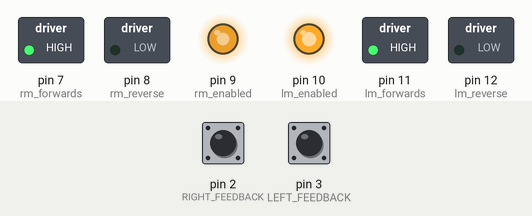
Bench run of a sketch on a simulated Arduino Uno, built with avr-gcc and run on an emulated ATmega328P. On the bench: switched loads named in the sketch (green lamp = pin HIGH), output pins drawn as LEDs (lit = HIGH). The inputs (shaded band) are chosen by the test bench; at power-on: pin 2 (RIGHT_FEEDBACK) LOW, pin 3 (LEFT_FEEDBACK) LOW.

Above: at 1.2 s.
1.3 s: pin 2 (RIGHT_FEEDBACK) pulled HIGH for 0.15 s
At 1.8 s:
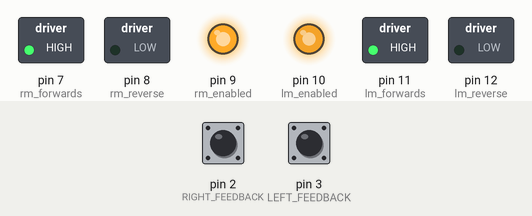
3.0 s: pin 3 (LEFT_FEEDBACK) pulled HIGH for 0.15 s
At 4.2 s:
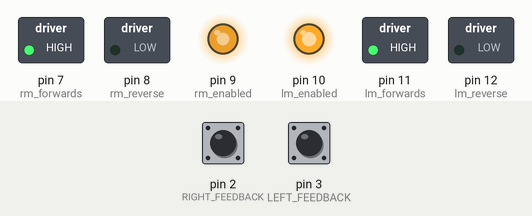
4.6 s: pin 3 (LEFT_FEEDBACK) pulled HIGH for 1 s
At 6.1 s:
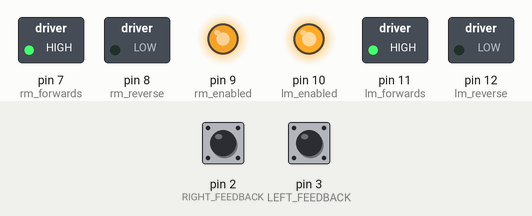
Timing chart, 0 to 7.6 s (numbered marks = the images above; inputs shaded):
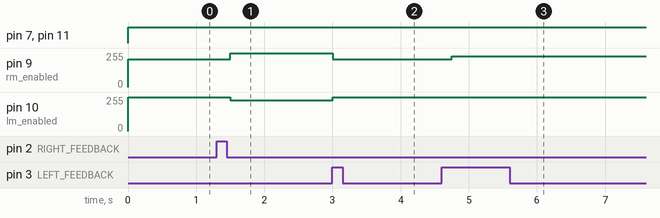

The sketch:

story5_attempt2.ino
```cpp
int rm_enabled = 9;//ENB
int lm_enabled = 10;//ENA
int rm_reverse = 8; //IN3
int lm_forwards = 11;//IN2
int rm_forwards = 7; //IN4
int lm_reverse = 12; //IN1

const int RIGHT_FEEDBACK = 2;
const int LEFT_FEEDBACK = 3;

volatile int leftcounter = 0;
volatile int rightcounter = 0;

void setup() {
  Serial.begin(115200);

  pinMode(rm_enabled, OUTPUT);
  pinMode(lm_enabled, OUTPUT);

  pinMode(rm_reverse, OUTPUT);
  pinMode(lm_forwards, OUTPUT);

  pinMode(rm_forwards, OUTPUT);
  pinMode(lm_reverse, OUTPUT);

  attachInterrupt(digitalPinToInterrupt(LEFT_FEEDBACK), LeftMotorISR, RISING);
  attachInterrupt(digitalPinToInterrupt(RIGHT_FEEDBACK), RightMotorISR, RISING);

}

void set_speed(int l_speed, int r_speed){
  analogWrite(lm_enabled, l_speed);
  analogWrite(rm_enabled, r_speed);
  digitalWrite(lm_forwards, HIGH);
  digitalWrite(rm_forwards, HIGH);
  delay(250);
}

void loop() {
  if(leftcounter== rightcounter){
    set_speed(255,210);
  }
  if(leftcounter > rightcounter){
    set_speed(255,230);
  }
  if(leftcounter < rightcounter){
    set_speed(230,255);
  }

  int avg_dist = (rightcounter + leftcounter) / 2;


  //distance check (360 = 1m)
  if(avg_dist >= 720 + 150) {
    set_speed(0,0);
    exit(0);
  }
}

void LeftMotorISR() {
  leftcounter++;
}

void RightMotorISR(){
  rightcounter++;
}
```

Measured:
- after the input at 1.3 s, pin 9 (rm_enabled): 210/255 → 255/255 after 0.20 s; pin 10 (lm_enabled): 255/255 → 230/255 after 0.20 s
- after the input at 3.0 s, pin 9 (rm_enabled): 255/255 → 210/255 at once; pin 10 (lm_enabled): 230/255 → 255/255 at once
- after the input at 4.6 s, pin 9 (rm_enabled): 210/255 → 230/255 after 0.15 s
